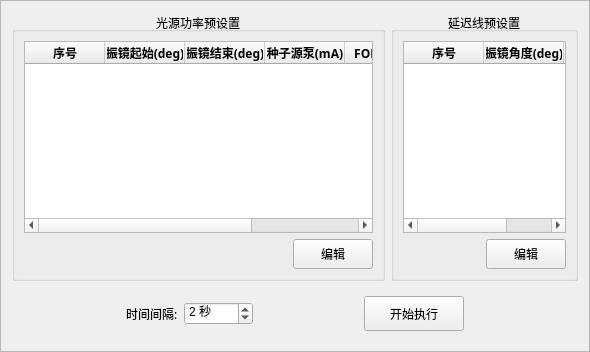
              <widget class="QFrame" name="frameGalvoPresetPanel">
               <property name="frameShape">
                <enum>QFrame::Shape::StyledPanel</enum>
               </property>
               <property name="frameShadow">
                <enum>QFrame::Shadow::Raised</enum>
               </property>
               <layout class="QVBoxLayout" name="verticalLayout_2">
                <item>
                 <layout class="QHBoxLayout" name="horizontalLayout_9" stretch="2,1">
                  <item>
                   <widget class="QGroupBox" name="groupBoxPowerPresetsNew">
                    <property name="title">
                     <string>光源功率预设置</string>
                    </property>
                    <property name="alignment">
                     <set>Qt::AlignmentFlag::AlignCenter</set>
                    </property>
                    <layout class="QVBoxLayout" name="verticalLayout_PowerPresets">
                     <item>
                      <widget class="QTableWidget" name="tableWidgetPowerPresets">
                       <property name="minimumSize">
                        <size>
                         <width>0</width>
                         <height>150</height>
                        </size>
                       </property>
                       <property name="font">
                        <font>
                         <family>微软雅黑</family>
                         <pointsize>9</pointsize>
                         <bold>true</bold>
                        </font>
                       </property>
                       <property name="midLineWidth">
                        <number>0</number>
                       </property>
                       <property name="editTriggers">
                        <set>QAbstractItemView::EditTrigger::AllEditTriggers</set>
                       </property>
                       <property name="alternatingRowColors">
                        <bool>true</bool>
                       </property>
                       <property name="columnCount">
                        <number>6</number>
                       </property>
                       <attribute name="horizontalHeaderDefaultSectionSize">
                        <number>80</number>
                       </attribute>
                       <column>
                        <property name="text">
                         <string>序号</string>
                        </property>
                       </column>
                       <column>
                        <property name="text">
                         <string>振镜起始(deg)</string>
                        </property>
                       </column>
                       <column>
                        <property name="text">
                         <string>振镜结束(deg)</string>
                        </property>
                       </column>
                       <column>
                        <property name="text">
                         <string>种子源泵(mA)</string>
                        </property>
                       </column>
                       <column>
                        <property name="text">
                         <string>FOPO泵(A)</string>
                        </property>
                       </column>
                       <column>
                        <property name="text">
                         <string>Stokes泵(mA)</string>
                        </property>
                       </column>
                      </widget>
                     </item>
                     <item>
                      <layout class="QHBoxLayout" name="horizontalLayout_PowerPresetButtons">
                       <item>
                        <spacer name="horizontalSpacerPowerButtonsLeft">
                         <property name="orientation">
                          <enum>Qt::Orientation::Horizontal</enum>
                         </property>
                         <property name="sizeHint" stdset="0">
                          <size>
                           <width>40</width>
                           <height>20</height>
                          </size>
                         </property>
                        </spacer>
                       </item>
                       <item alignment="Qt::AlignmentFlag::AlignRight">
                        <widget class="QPushButton" name="btnEditPowerPresets">
                         <property name="minimumSize">
                          <size>
                           <width>80</width>
                           <height>30</height>
                          </size>
                         </property>
                         <property name="font">
                          <font>
                           <family>微软雅黑</family>
                           <bold>false</bold>
                          </font>
                         </property>
                         <property name="text">
                          <string>编辑</string>
                         </property>
                        </widget>
                       </item>
                      </layout>
                     </item>
                    </layout>
                   </widget>
                  </item>
                  <item>
                   <widget class="QGroupBox" name="groupBoxDelayPresetsGalvo">
                    <property name="title">
                     <string>延迟线预设置</string>
                    </property>
                    <property name="alignment">
                     <set>Qt::AlignmentFlag::AlignCenter</set>
                    </property>
                    <layout class="QVBoxLayout" name="verticalLayout_DelayPresetsGalvo">
                     <item>
                      <widget class="QTableWidget" name="tableWidgetDelayPresetsGalvo">
                       <property name="minimumSize">
                        <size>
                         <width>0</width>
                         <height>150</height>
                        </size>
                       </property>
                       <property name="font">
                        <font>
                         <family>微软雅黑</family>
                         <pointsize>9</pointsize>
                         <bold>true</bold>
                        </font>
                       </property>
                       <property name="editTriggers">
                        <set>QAbstractItemView::EditTrigger::AllEditTriggers</set>
                       </property>
                       <property name="alternatingRowColors">
                        <bool>true</bool>
                       </property>
                       <property name="columnCount">
                        <number>3</number>
                       </property>
                       <attribute name="horizontalHeaderDefaultSectionSize">
                        <number>80</number>
                       </attribute>
                       <column>
                        <property name="text">
                         <string>序号</string>
                        </property>
                       </column>
                       <column>
                        <property name="text">
                         <string>振镜角度(deg)</string>
                        </property>
                       </column>
                       <column>
                        <property name="text">
                         <string>延迟时间(PS)</string>
                        </property>
                       </column>
                      </widget>
                     </item>
                     <item>
                      <layout class="QHBoxLayout" name="horizontalLayout_DelayPresetButtonsGalvo">
                       <item>
                        <spacer name="horizontalSpacerDelayButtonsGalvoLeft">
                         <property name="orientation">
                          <enum>Qt::Orientation::Horizontal</enum>
                         </property>
                         <property name="sizeHint" stdset="0">
                          <size>
                           <width>40</width>
                           <height>20</height>
                          </size>
                         </property>
                        </spacer>
                       </item>
                       <item alignment="Qt::AlignmentFlag::AlignRight">
                        <widget class="QPushButton" name="btnEditDelayPresetsGalvo">
                         <property name="minimumSize">
                          <size>
                           <width>80</width>
                           <height>30</height>
                          </size>
                         </property>
                         <property name="font">
                          <font>
                           <family>微软雅黑</family>
                           <bold>false</bold>
                          </font>
                         </property>
                         <property name="text">
                          <string>编辑</string>
                         </property>
                        </widget>
                       </item>
                      </layout>
                     </item>
                    </layout>
                   </widget>
                  </item>
                 </layout>
                </item>
                <item>
                 <widget class="QWidget" name="widgetGalvoConfirmButton" native="true">
                  <layout class="QHBoxLayout" name="horizontalLayout_36">
                   <item>
                    <spacer name="horizontalSpacerGalvoConfirm1">
                     <property name="orientation">
                      <enum>Qt::Orientation::Horizontal</enum>
                     </property>
                     <property name="sizeHint" stdset="0">
                      <size>
                       <width>40</width>
                       <height>20</height>
                      </size>
                     </property>
                    </spacer>
                   </item>
                   <item>
                    <widget class="QLabel" name="labelGalvoTimeInterval">
                     <property name="font">
                      <font>
                       <family>微软雅黑</family>
                       <bold>false</bold>
                      </font>
                     </property>
                     <property name="text">
                      <string>时间间隔:</string>
                     </property>
                    </widget>
                   </item>
                   <item>
                    <widget class="QSpinBox" name="spinBoxGalvoTimeInterval">
                     <property name="suffix">
                      <string> 秒</string>
                     </property>
                     <property name="minimum">
                      <number>1</number>
                     </property>
                     <property name="maximum">
                      <number>3600</number>
                     </property>
                     <property name="value">
                      <number>2</number>
                     </property>
                    </widget>
                   </item>
                   <item>
                    <spacer name="horizontalSpacerGalvoConfirm2">
                     <property name="orientation">
                      <enum>Qt::Orientation::Horizontal</enum>
                     </property>
                     <property name="sizeHint" stdset="0">
                      <size>
                       <width>40</width>
                       <height>20</height>
                      </size>
                     </property>
                    </spacer>
                   </item>
                   <item>
                    <widget class="QPushButton" name="btnConfirmDelayPreset">
                     <property name="minimumSize">
                      <size>
                       <width>100</width>
                       <height>35</height>
                      </size>
                     </property>
                     <property name="font">
                      <font>
                       <family>微软雅黑</family>
                       <bold>false</bold>
                      </font>
                     </property>
                     <property name="text">
                      <string>开始执行</string>
                     </property>
                    </widget>
                   </item>
                   <item>
                    <spacer name="horizontalSpacerGalvoConfirm3">
                     <property name="orientation">
                      <enum>Qt::Orientation::Horizontal</enum>
                     </property>
                     <property name="sizeHint" stdset="0">
                      <size>
                       <width>40</width>
                       <height>20</height>
                      </size>
                     </property>
                    </spacer>
                   </item>
                  </layout>
                 </widget>
                </item>
               </layout>
              </widget>
